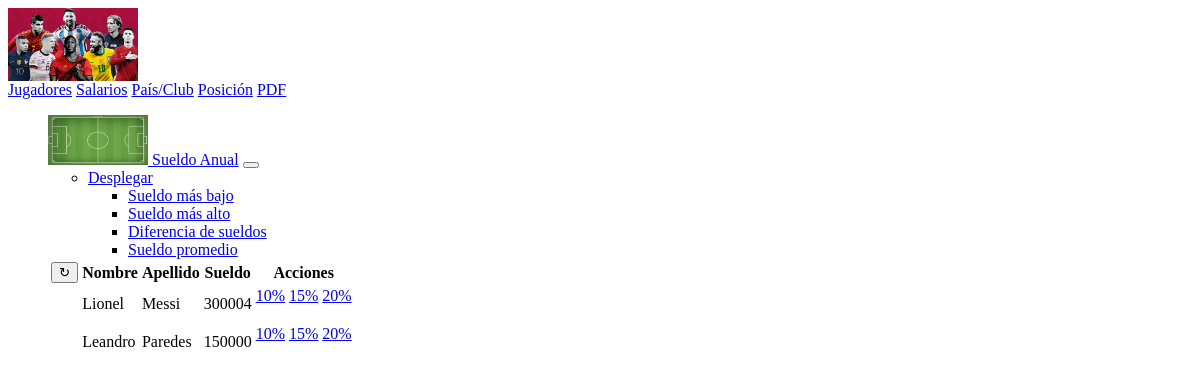
The page /sueldo-jugador/ on the database as committed earlier.
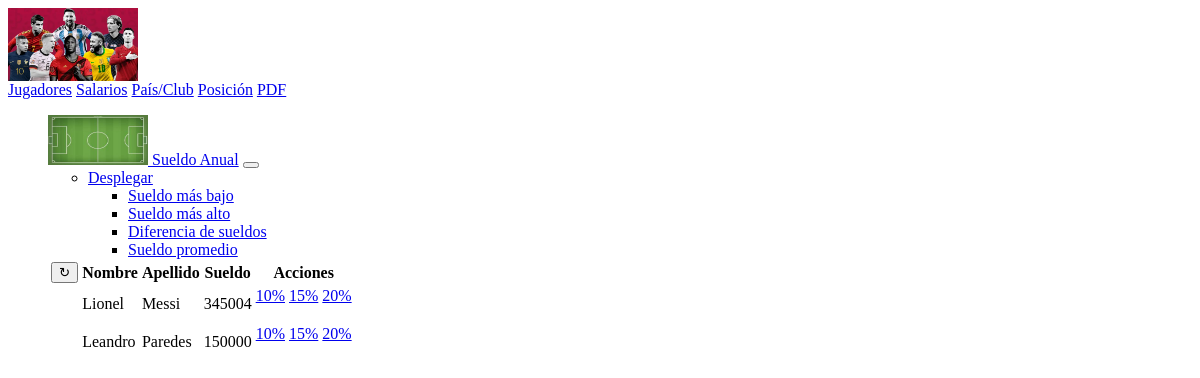
The same page on the database as committed later.
### applications/jugador/models.py (models this page shows, shortened)
class Jugador(models.Model):
    nombre = models.CharField('Nombre', max_length=30)
    apellido = models.CharField('Apellido', max_length=30, blank=True)
    fecha_nacimiento = models.DateField()
    dni = models.PositiveIntegerField()
    sueldo = models.PositiveIntegerField()
    class Meta:
        verbose_name = 'Jugador'
        verbose_name_plural = 'Jugadores'

### applications/jugador/views.py (the view)
class JugadorSalario(ListView):
    template_name = "jugador/sueldo-jugador.html"
    context_object_name = 'salarios'
    def get_queryset(self):
        return Jugador.objects.all()

### templates/jugador/sueldo-jugador.html (shortened to what this page needs)
{% extends 'base.html' %}
{% block content %}
  <ul>
    <nav class="navbar navbar-expand-lg navbar-dark bg-dark">
      <div class="container-fluid">
        <a class="navbar-brand" href="#"><img width="100" height=50 >
        </a>
        <a class="btn btn-success " href="{% url 'jugador_app:sueldoanual' %}" role="button">Sueldo Anual</a>
        <button class="navbar-toggler" type="button" data-bs-toggle="collapse" data-bs-target="#navbarNavDarkDropdown" aria-controls="navbarNavDarkDropdown" aria-expanded="false" aria-label="Toggle navigation">
        </button>
        <div class="collapse navbar-collapse" id="navbarNavDarkDropdown">
          <ul class="navbar-nav">
            <li class="nav-item dropdown">
              <a class="nav-link dropdown-toggle" href="#" role="button" data-bs-toggle="dropdown" aria-expanded="false">
                Desplegar
              </a>
              <ul class="dropdown-menu dropdown-menu-dark">
                <li><a class="dropdown-item" href="{% url 'jugador_app:sueldobajo'%}">
                Sueldo más bajo</a></li>
                <li><a class="dropdown-item" href="{% url 'jugador_app:sueldoalto'%}">
                Sueldo más alto</a></li>
                <li><a class="dropdown-item" href="{% url 'jugador_app:sueldo-dif' %}">Diferencia de sueldos</a></li>
                <li><a class="dropdown-item" href="{% url 'jugador_app:promedio' %}">Sueldo promedio</a></li>
              </ul>
            </li>
          </ul>
        </div>
      </div>
    </nav>
    <table class="table table-success table-striped">
        <thead>
          <tr>
            <th scope="col">
              <button  type="button" class="btn btn-outline-primary" onclick= "refrescar();">↻</button>
            </th>
            <th scope="col">Nombre</th>
            <th scope="col">Apellido</th>
            <th scope="col">Sueldo</th>
            <th scope="col">Acciones</th>
          </tr>
        </thead>
        <tbody>
          {% for s in salarios %}
            <tr>
              <th scope="row">
                <td>{{ s.nombre}}</td>
                <td>{{ s.apellido}}</td>
                <td>{{ s.sueldo}}</td>
                <td>
                  <form method="POST">{% csrf_token %}
                    <a class="btn btn-info" href="{% url 'jugador_app:diez' s.id%}">10%</a>
                    <a class="btn btn-warning" href="{% url 'jugador_app:quince' s.id %}">15%</a>
                    <a class="btn btn-success" href="{% url 'jugador_app:veinte' s.id %}">20%</a>
                  </form>
                </td>
              </th>
            </tr>
          {% endfor %}
        </tbody>
      </table>
  </ul>
{% endblock content %}

Rows that differ between the two databases and show on the page:
changed Jugador "Lionel": sueldo "300004" → "345004"
